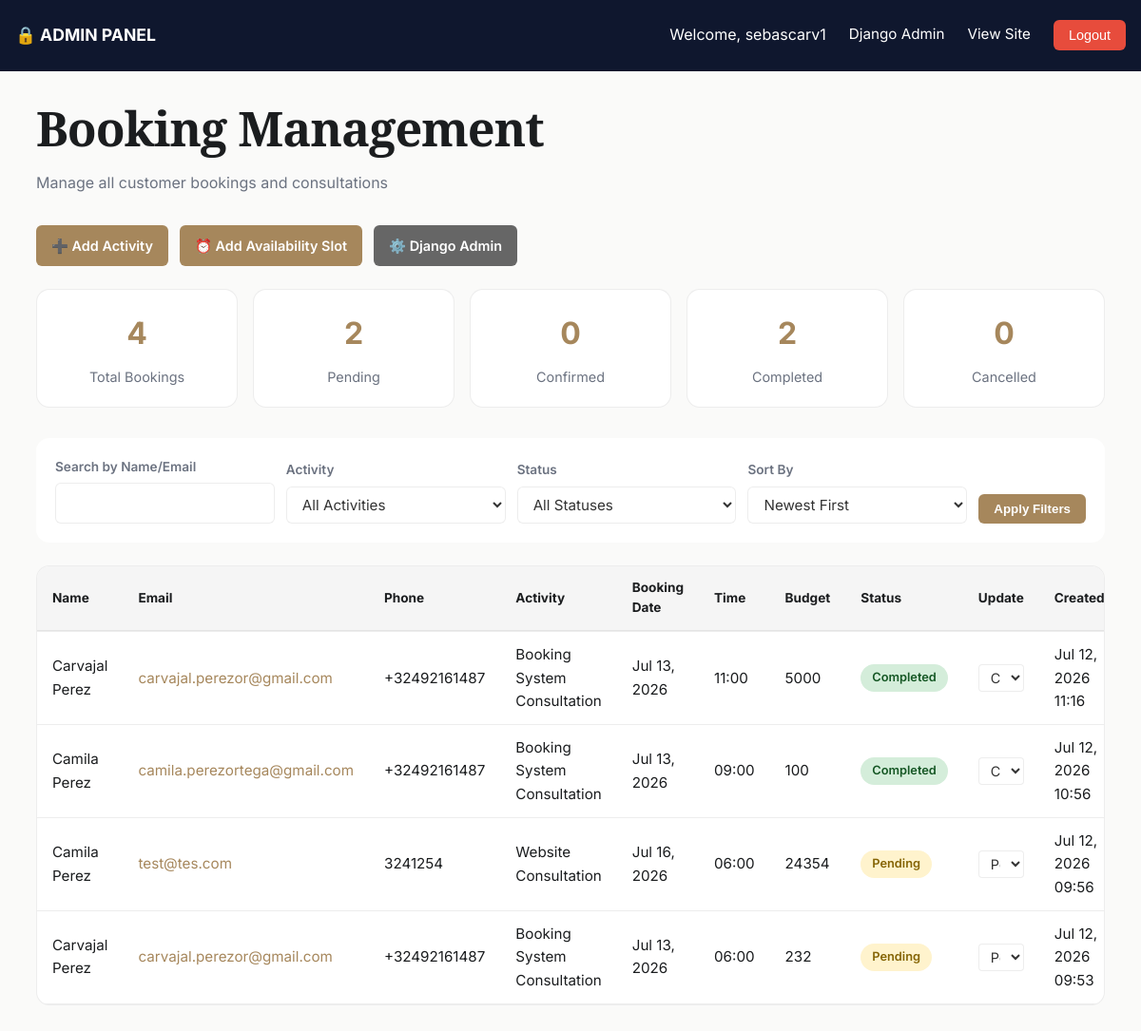
The page /booking/management/ (signed in) on the database as committed earlier.
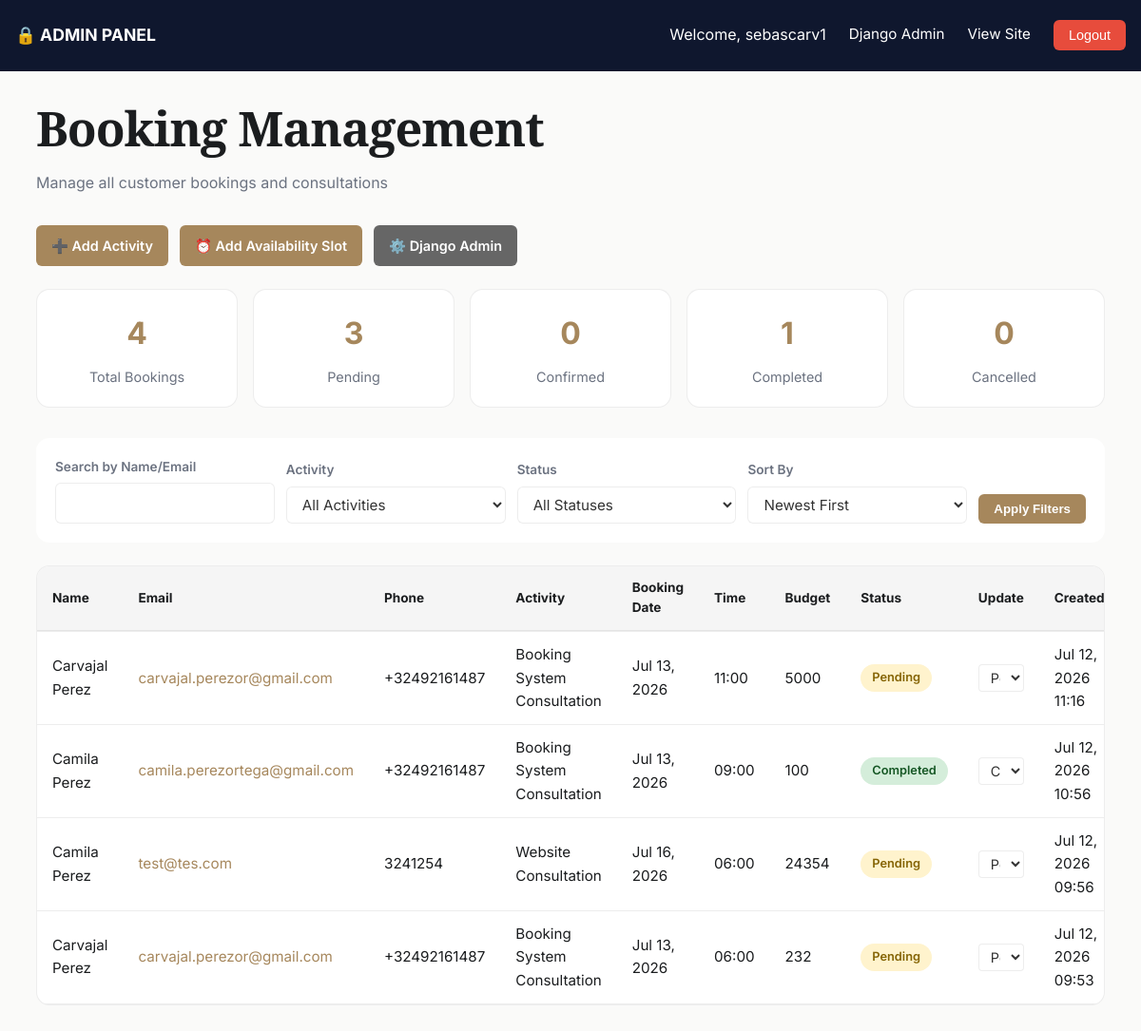
The same page on the database as committed later.
### booking/models.py (models this page shows, shortened)
class Booking(models.Model):
    STATUS_CHOICES = [
        ("pending", "Pending"),
        ("confirmed", "Confirmed"),
        ("completed", "Completed"),
        ("cancelled", "Cancelled"),
    ]
    activity = models.ForeignKey(Activity, on_delete=models.SET_NULL, null=True)
    full_name = models.CharField(max_length=150)
    email = models.EmailField()
    phone = models.CharField(max_length=20, blank=True)
    booking_date = models.DateField()
    booking_time = models.TimeField()
    budget = models.CharField(max_length=100, blank=True)
    timeline = models.CharField(max_length=100, blank=True)
    project_details = models.TextField()
    status = models.CharField(max_length=20, choices=STATUS_CHOICES, default="pending")
    terms_accepted = models.BooleanField(default=False)
    created_at = models.DateTimeField(auto_now_add=True)
    updated_at = models.DateTimeField(auto_now=True)
    class Meta:
        ordering = ["-created_at"]
        indexes = [
            models.Index(fields=["email", "booking_date"]),
            models.Index(fields=["status"]),
        ]

class Activity(models.Model):
    name = models.CharField(max_length=100, unique=True)
    description = models.TextField(blank=True)
    duration_minutes = models.IntegerField(default=30)
    is_active = models.BooleanField(default=True)
    created_at = models.DateTimeField(auto_now_add=True)
    class Meta:
        verbose_name_plural = "Activities"
        ordering = ["name"]

### booking/views.py (the view)
# urls.py: path("management/", views.booking_management, name="management"),
@login_required(login_url="admin:login")
@user_passes_test(is_admin, login_url="admin:login")
def booking_management(request):
    template_name = "booking/management.html"
    status = request.GET.get("status", "")
    activity_id = request.GET.get("activity", "")
    sort_by = request.GET.get("sort", "-created_at")
    search = request.GET.get("search", "")
    bookings = Booking.objects.all()
    if status:
        bookings = bookings.filter(status=status)
    if activity_id:
        bookings = bookings.filter(activity_id=activity_id)
    if search:
        bookings = bookings.filter(full_name__icontains=search) | bookings.filter(email__icontains=search)
    valid_sorts = ["-created_at", "created_at", "booking_date", "-booking_date", "full_name"]
    if sort_by not in valid_sorts:
        sort_by = "-created_at"
    bookings = bookings.order_by(sort_by)
    total_bookings = Booking.objects.count()
    pending_count = Booking.objects.filter(status="pending").count()
    confirmed_count = Booking.objects.filter(status="confirmed").count()
    completed_count = Booking.objects.filter(status="completed").count()
    cancelled_count = Booking.objects.filter(status="cancelled").count()
    context = {
        "bookings": bookings,
        "activities": Activity.objects.filter(is_active=True),
        "status_choices": Booking.STATUS_CHOICES,
        "stats": {
            "total": total_bookings,
            "pending": pending_count,
            "confirmed": confirmed_count,
            "completed": completed_count,
            "cancelled": cancelled_count,
        },
        "current_status": status,
        "current_activity": activity_id,
        "current_sort": sort_by,
        "search_term": search,
    }
    return render(request, template_name, context)

### booking/views.py (called while the page is built)
def is_admin(user):
    return user.is_staff or user.is_superuser

### templates/booking/management.html (shortened to what this page needs)
{% load static %}
<!doctype html>
<html lang="en">
<head>
  <link rel="stylesheet" href="{% static 'css/services.css' %}">
</head>
<body>
  <header class="admin-header">
    <div class="nav" style="max-width: 1200px; margin: 0 auto; padding: 0 16px;">
      <strong>🔒 ADMIN PANEL</strong>
      <div class="admin-nav">
        <span>Welcome, {{ user.get_full_name|default:user.username }}</span>
        <a href="{% url 'admin:index' %}">Django Admin</a>
        <a href="{% url 'services:welcome' %}">View Site</a>
        <form method="post" action="{% url 'admin:logout' %}" style="display: inline;">
          <button type="submit" class="logout-btn">Logout</button>
        </form>
      </div>
    </div>
  </header>
  <main class="management-container">
    <div class="wrap">
      <div style="margin-bottom: 32px;">
        <h1 style="margin-bottom: 8px;">Booking Management</h1>
        <p style="color: var(--muted);">Manage all customer bookings and consultations</p>
      </div>
      <div class="admin-actions">
        <a href="{% url 'booking:add_activity' %}" class="action-link">➕ Add Activity</a>
        <a href="{% url 'booking:add_availability_slot' %}" class="action-link">⏰ Add Availability Slot</a>
        <a href="{% url 'admin:index' %}" class="action-link secondary">⚙️ Django Admin</a>
      </div>
      <div class="stats-grid">
        <div class="stat-card">
          <div class="stat-number">{{ stats.total }}</div>
          <div class="stat-label">Total Bookings</div>
        </div>
        <div class="stat-card">
          <div class="stat-number">{{ stats.pending }}</div>
          <div class="stat-label">Pending</div>
        </div>
        <div class="stat-card">
          <div class="stat-number">{{ stats.confirmed }}</div>
          <div class="stat-label">Confirmed</div>
        </div>
        <div class="stat-card">
          <div class="stat-number">{{ stats.completed }}</div>
          <div class="stat-label">Completed</div>
        </div>
        <div class="stat-card">
          <div class="stat-number">{{ stats.cancelled }}</div>
          <div class="stat-label">Cancelled</div>
        </div>
      </div>
      <form class="filters" method="get">
        <div class="form-group">
          <label for="search">Search by Name/Email</label>
          <input type="text" id="search" name="search" placeholder="Name or email..." value="{{ search_term }}">
        </div>
        <div class="form-group">
          <label for="activity">Activity</label>
          <select id="activity" name="activity">
            <option value="">All Activities</option>
          </select>
        </div>
        <div class="form-group">
          <label for="status">Status</label>
          <select id="status" name="status">
            <option value="">All Statuses</option>
          </select>
        </div>
        <div class="form-group">
          <label for="sort">Sort By</label>
          <select id="sort" name="sort">
            <option value="-created_at" {% if current_sort == "-created_at" %}selected{% endif %}>Newest First</option>
          </select>
        </div>
        <button type="submit" class="filter-btn">Apply Filters</button>
      </form>
      {% if bookings %}
        <div class="bookings-table">
          <div class="table-wrapper">
            <table>
              <thead>
                <tr>
                  <th>Name</th>
                  <th>Email</th>
                  <th>Phone</th>
                  <th>Activity</th>
                  <th>Booking Date</th>
                  <th>Time</th>
                  <th>Budget</th>
                  <th>Status</th>
                  <th>Update</th>
                  <th>Created</th>
                </tr>
              </thead>
              <tbody>
                {% for booking in bookings %}
                  <tr>
                    <td>{{ booking.full_name }}</td>
                    <td><a href="mailto:{{ booking.email }}" style="color: var(--brass);">{{ booking.email }}</a></td>
                    <td>{{ booking.phone|default:"-" }}</td>
                    <td>{{ booking.activity.name }}</td>
                    <td>{{ booking.booking_date|date:"M d, Y" }}</td>
                    <td>{{ booking.booking_time|time:"H:i" }}</td>
                    <td>{{ booking.budget|default:"-" }}</td>
                    <td>
                      <span class="status-badge status-{{ booking.status }}">{{ booking.get_status_display }}</span>
                    </td>
                    <td>
                      <select class="status-select" data-booking-id="{{ booking.id }}" onchange="updateBookingStatus({{ booking.id }}, this.value)">
                        {% for value, label in status_choices %}
                          <option value="{{ value }}" {% if booking.status == value %}selected{% endif %}>{{ label }}</option>
                        {% endfor %}
                      </select>
                    </td>
                    <td>{{ booking.created_at|date:"M d, Y H:i" }}</td>
                  </tr>
                {% endfor %}
              </tbody>
            </table>
          </div>
        </div>
      {% else %}
        <div class="empty-state">
          <p>📋 No bookings found matching your filters.</p>
        </div>
      {% endif %}
    </div>
  </main>
</body>
</html>

### static/css/services.css (style rules this page uses)
:root { --bg: #FAFAF9; --cream: #F3F1EC; --navy: #16213E; --navy-ink: #0F172E; --ink: #1B1D1F; --muted: #6B7280; --brass: #A6875C; --brass-light: #C9AD82; --border: rgba(27, 29, 31, 0.08); --border-on-navy: rgba(255, 255, 255, 0.14); --shadow-sm: 0 2px 8px rgba(16, 24, 40, 0.06); --shadow-md: 0 12px 32px rgba(16, 24, 40, 0.08); --radius: 14px; --radius-sm: 8px; --maxw: 1180px; --font-display: "Playfair Display", Georgia, serif; --font-body: "Inter", -apple-system, BlinkMacSystemFont, sans-serif; }
* { box-sizing: border-box; }
html { scroll-behavior: smooth; }
body { margin: 0; background: var(--bg); color: var(--ink); font-family: var(--font-body); font-size: 16px; line-height: 1.6; -webkit-font-smoothing: antialiased; }
h1, h2, h3 { font-family: var(--font-display); font-weight: 600; letter-spacing: -0.01em; margin: 0 0 0.5em; color: var(--ink); }
h1 { font-size: clamp(2.2rem, 4.2vw, 3.4rem); line-height: 1.12; letter-spacing: -0.02em; }
p { color: var(--muted); }
a { color: inherit; text-decoration: none; }
.wrap { max-width: var(--maxw); margin: 0 auto; padding: 0 28px; }
header { position: sticky; top: 0; z-index: 40; background: rgba(250, 250, 249, 0.86); backdrop-filter: blur(10px); border-bottom: 1px solid var(--border); }
.nav { max-width: var(--maxw); margin: 0 auto; padding: 16px 28px; display: flex; align-items: center; justify-content: space-between; gap: 24px; }
label { display: block; font-size: 0.8rem; color: rgba(255,255,255,0.6); margin-bottom: 6px; }
input, select, textarea { width: 100%; padding: 12px 14px; border-radius: var(--radius-sm); border: 1px solid var(--border-on-navy); background: rgba(255,255,255,0.04); color: #fff; font: inherit; font-size: 0.94rem; }
input::placeholder, textarea::placeholder { color: rgba(255,255,255,0.35); }

Rows that differ between the two databases and show on the page:
changed Booking "Jul 12, 2026 11:16": status "Completed" → "Pending"; status+id "Completed" → "Pending"
Other text that changed with them:
{{ stats.pending }}: "2" → "3"
{{ stats.completed }}: "2" → "1"
